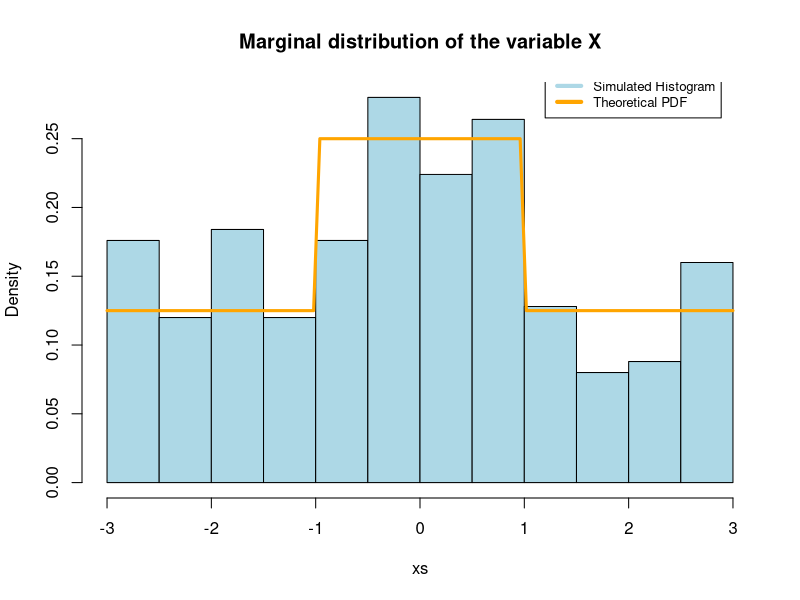
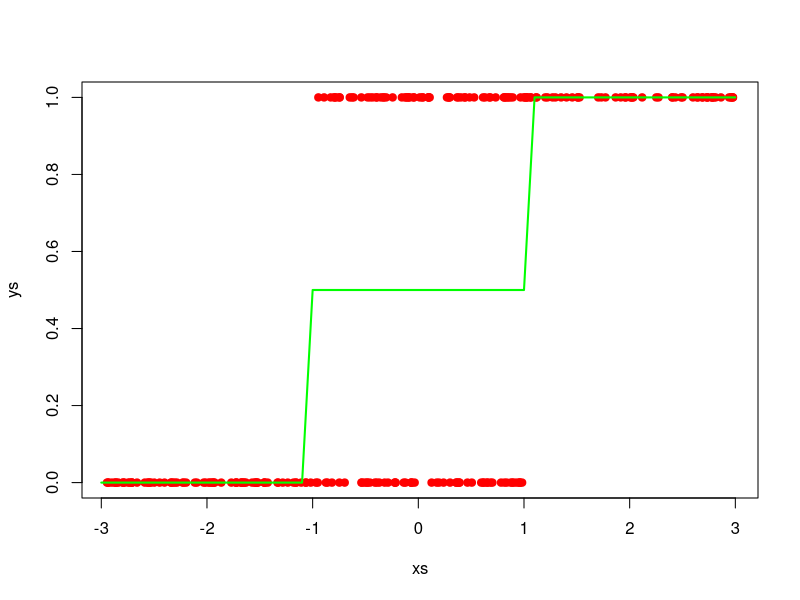

Reproduce these figures in R, in order.

# Question 3 --------------------------------------------------------------

n = 250

#data model

p <- function(x, y){if(y==0){dunif(x, -3, 1) * 1/2}
    else if(y==1){dunif(x, -1, 3) * 1/2}
    else 0}

ys <- rbinom(n, 1, 0.5)
ys_test <- rbinom(n, 1, 0.5)
gen <- function(y){if(y==0){runif(1, -3, 1)}
    else if(y==1){runif(1, -1, 3)}}
gen <- Vectorize(gen)
xs <- gen(ys)
xs_test <- gen(ys_test)
par(mfrow=c(1,1))
plot.new()
hist(xs, freq = F, col = 'light blue', main = 'Marginal distribution of the variable X')
curve(p(x,0) + p(x, 1),col = 'orange', add = T, lwd = 3)
legend(1.2, 0.3, legend = c('Simulated Histogram', 'Theoretical PDF'), col = c('light blue', 'orange'), 
       lty = 1, lwd = 4, cex=0.8)

# Regression function
plot(xs, ys, col='red', pch=19)
reg.fun <- function(x){ p(x, 1)/(p(x,  0) + p(x, 1))}
curve(reg.fun, xlim = c(-5,5), lwd=2, col = 'green', add = T)

h.opt <- function(x) {if(reg.fun(x) > 0.5) {1}
                     else 0}
h.opt <- Vectorize(h.opt)
accuracy.Bayes = sum(h.opt(xs_test) == ys_test)/length(ys_test)
    

# Other Classifier --------------------------------------------------------

#val.indices = sample(seq(1, n), 50, replace=F)
train= data.frame(X = xs, y =  ys)
test= data.frame(X = xs_test, y =  ys_test)


model = glm(y ~ X, data = train, family = "binomial")
probabilities <- predict(model, newdata=test, type='response')
predicted.classes <- ifelse(probabilities > 0.5, 1, 0)
accuracy.Log = sum(predicted.classes == test$y)/length(test$y)


# Repeated Sampling -------------------------------------------------------

M = 1000
n = 250
total_acc_Bayes = c()
total_acc_Log = c()
for(i in 1:M){
    # generating samples of n=250 observations
    ys <- rbinom(n, 1, 0.5)
    ys_test <- rbinom(n, 1, 0.5)
    xs <- gen(ys)
    xs_test <- gen(ys_test)
    total_acc_Bayes = cbind(total_acc_Bayes,  c(sum(h.opt(xs_test) == ys_test)/length(ys_test)))
    # Logistic Regression
    train= data.frame(X = xs, y =  ys)
    test= data.frame(X = xs_test, y =  ys_test)
    model = glm(y ~ X, data = train, family = "binomial")
    probabilities <- predict(model, newdata=test, type='response')
    predicted.classes <- ifelse(probabilities > 0.5, 1, 0)
    total_acc_Log = cbind(total_acc_Log, c(sum(predicted.classes == test$y)/length(test$y)))
}
avg_acc_Bayes = mean(total_acc_Bayes)
avg_acc_Log = mean(total_acc_Log)
sd_acc_Bayes = sd(total_acc_Bayes)
sd_acc_Log = sd(total_acc_Log)

